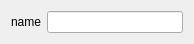
<?xml version="1.0" encoding="UTF-8"?>
<ui version="4.0">
 <class>GeneratorConsoleApplication</class>
 <widget class="QWidget" name="GeneratorConsoleApplication">
  <property name="geometry">
   <rect>
    <x>0</x>
    <y>0</y>
    <width>194</width>
    <height>38</height>
   </rect>
  </property>
  <property name="windowTitle">
   <string>GeneratorConsoleApplication</string>
  </property>
  <layout class="QGridLayout" name="gridLayout">
   <item row="0" column="0">
    <widget class="QLabel" name="label">
     <property name="text">
      <string>name</string>
     </property>
    </widget>
   </item>
   <item row="0" column="1">
    <widget class="QLineEdit" name="lineEditName"/>
   </item>
  </layout>
 </widget>
 <resources/>
 <connections/>
</ui>
